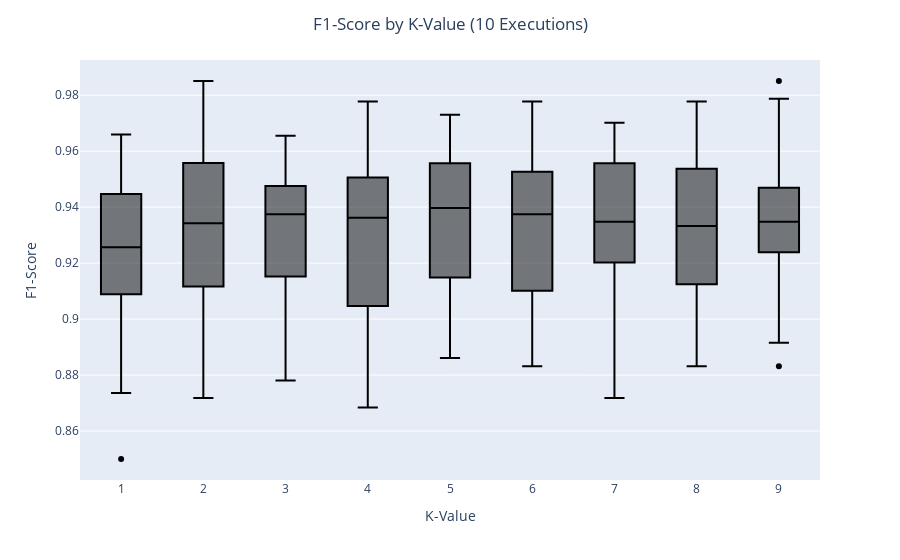

The notebook cell saved with this chart:
### Code cell
fig = px.box(output, x='K-Value', y='F1-Score', color_discrete_sequence=['black'])
fig.update_layout(title_text='F1-Score by K-Value (10 Executions)', title_x=0.5)
fig.show()

### Figure 1 — Plotly figure (JSON) as saved in the notebook; plotly's stock layout.template omitted (floating-point values rounded to 4 significant figures; data arrays with more than 128 entries replaced by an {"elided": "..."} marker saying what was removed)
{"data": [{"alignmentgroup": "True", "hovertemplate": "K-Value=%{x}<br>F1-Score=%{y}<extra></extra>", "legendgroup": "", "marker": {"color": "black"}, "name": "", "notched": false, "offsetgroup": "", "orientation": "v", "showlegend": false, "type": "box", "x": {"elided": "180 int values"}, "x0": " ", "xaxis": "x", "y": {"elided": "180 float values"}, "y0": " ", "yaxis": "y"}], "layout": {"boxmode": "group", "legend": {"tracegroupgap": 0}, "margin": {"t": 60}, "title": {"text": "F1-Score by K-Value (10 Executions)", "x": 0.5}, "xaxis": {"anchor": "y", "domain": [0, 1], "title": {"text": "K-Value"}}, "yaxis": {"anchor": "x", "domain": [0, 1], "title": {"text": "F1-Score"}}}}
